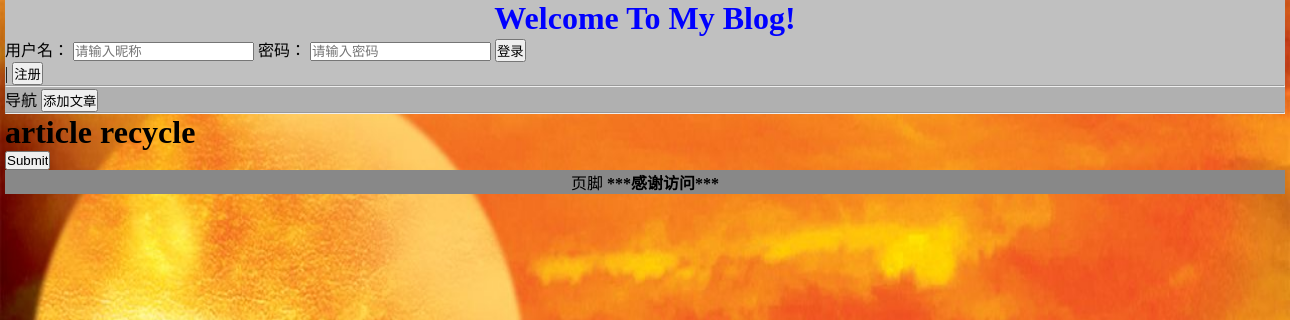
Before: /recycle/article/3 with the older database file.
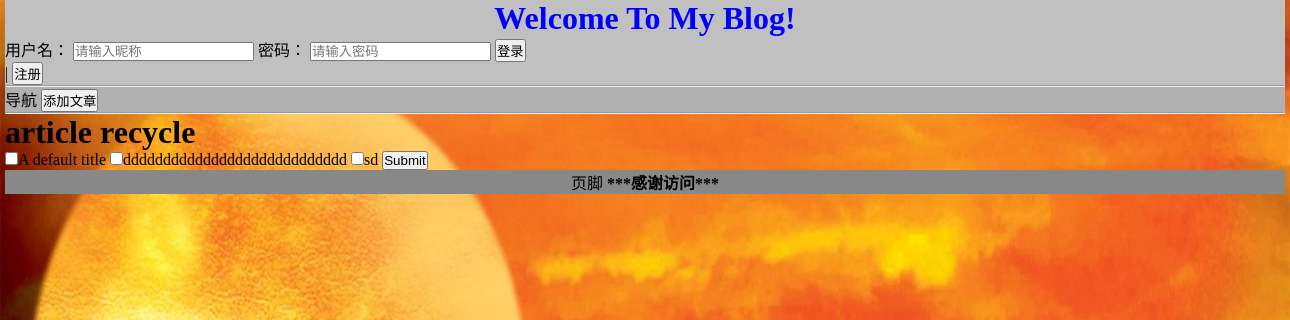
After: the same page with the newer database file.
### myblog/models.py (models this page shows)
class Article(models.Model):
    Title = models.CharField('标题', max_length=30, default='A default title')
    Author = models.ForeignKey(Blogger, on_delete=models.CASCADE)
    Content = models.TextField('内容', max_length=5000, default='A default content')
    Like = models.IntegerField('赞', default=0)
    Pub_date = models.DateTimeField('发表时间', auto_now_add=True)
    Revise_date = models.DateTimeField('最后修订', auto_now=True)
    Status = models.BooleanField('上线', default=True)
    all_objects = models.Manager()
    objects = ExistingManager()
    def __str__(self):
        return self.Title

### recycle/views.py (the view)
# urls.py: url(r'^article/([0-9]+)', views.article_recycle, name='article_re'),
def article_recycle(request, blogger_id):
    blogger = get_object_or_404(Blogger, id=blogger_id)
    article_deleted = Article.all_objects.filter(Author=blogger, Status=False)
    if request.method == 'POST':
        recycle_article_id = request.POST.getlist('recycle_article_id')
        for i in recycle_article_id:
            article = Article.all_objects.filter(id=i)[0]
            article.Status = True
            article.save()
    else:
        pass
    return render(request, 'recycle/article_recycle.html', {
        'article_deleted': article_deleted,
        'blogger': blogger
    })

### recycle/templates/recycle/article_recycle.html (shortened to what this page needs)
{% extends 'base.html' %}
{% block content %}
<div class='content'>
<h1>article recycle</h1>
<section>
	<form method="POST">
		{% for article in article_deleted %}
		<input type="checkbox" name="recycle_article_id" value="{{ article.id }}">{{ article }}
		{% endfor %}
		<input type="submit">
	</form>
</section>
</div>
{% endblock %}

Changed rows visible on the page:
now on this page (row edited): Article: Title "A default title"
now on this page (row edited): Article: Title "dddddddddddddddddddddddddddd"
added Article: Title "sd"
